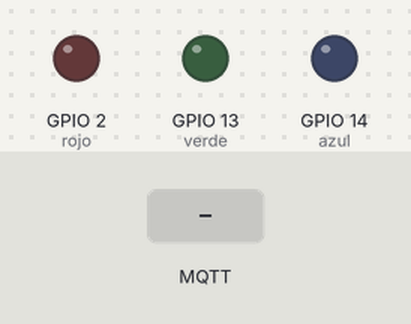
A program run on a simulated ESP32. On the bench: output pins drawn as LEDs (lit = HIGH). The inputs (shaded band) are chosen by the test bench. WiFi joins after 1.5 s; servers stay silent unless stated; no MQTT or app messages arrive unless stated; what the program prints to the serial monitor is not drawn.

Above: at 2.7 s.
2.8 s: MQTT message "1" arrives on the first subscribed topic
At 3.3 s:
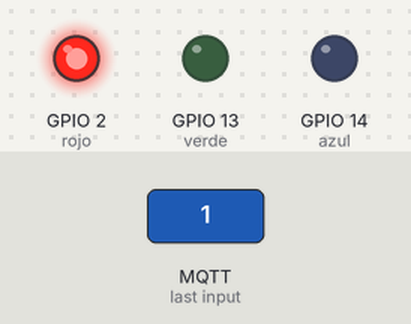
4.3 s: MQTT message "2" arrives on the first subscribed topic
At 5.5 s:
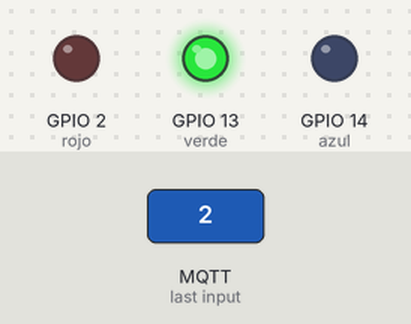
5.8 s: MQTT message "2" arrives on the first subscribed topic
At 6.8 s:
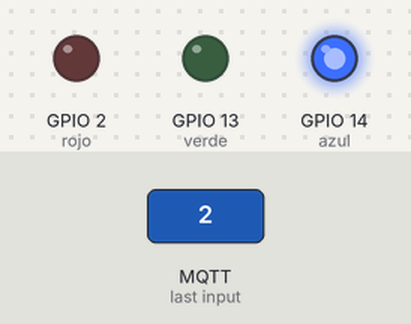
Timing chart, 0 to 8.8 s (numbered marks = the images above; inputs shaded):
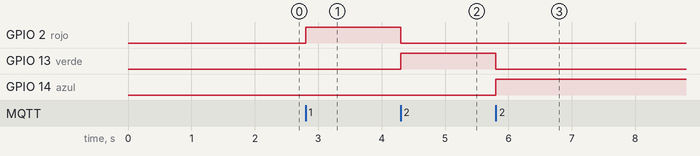

Measured:
- after the input at 2.8 s, GPIO 2 (rojo): LOW → HIGH at once
- after the input at 4.3 s, GPIO 2 (rojo): HIGH → LOW at once; GPIO 13 (verde): LOW → HIGH at once
- after the input at 5.8 s, GPIO 13 (verde): HIGH → LOW at once; GPIO 14 (azul): LOW → HIGH at once

The program:

main.cpp
```cpp
#include <Arduino.h>
#include <math.h>
#include <analogWrite.h>
#include <PubSubClient.h>
#include <WiFi.h>
int rojo = 2;
int verde = 13;
int azul = 14;

int canal=0;
int colores[3]={rojo,verde,azul};

//**************************************
//*********** MQTT CONFIG **************
//**************************************
const char *mqtt_server = "192.168.1.67";
const int mqtt_port = 1883;


//**************************************
//*********** WIFICONFIG ***************
//**************************************
const char* ssid = "ArcilaR";
const char* password =  "2NB112105561";
int state=0;


//**************************************
//*********** GLOBALES   ***************
//**************************************
WiFiClient espClient;
PubSubClient client(espClient);
char msg[25];
long count=0;


//************************
//** F U N C I O N E S ***
//************************
void callback(char* topic, byte* payload, unsigned int length);
void reconnect();
void setup_wifi();

void setup() {
  Serial.begin(115200);
  setup_wifi();
  pinMode(rojo,OUTPUT);
  pinMode(verde,OUTPUT);
  pinMode(azul,OUTPUT);

  client.setServer(mqtt_server, mqtt_port);
  client.setCallback(callback);
}

void loop() {

  if (!client.connected()) {
		reconnect();
	}

  if (client.connected()){
    // String str = "La cuenta es -> " + String(count);
    // str.toCharArray(msg,25);
    // client.publish("home/cosa",msg);
    // count++;
    // delay(300);
  }
  client.loop();

}


//*****************************
//***    CONEXION WIFI      ***
//*****************************
void setup_wifi(){
	delay(10);
	// Nos conectamos a nuestra red Wifi
	Serial.println();
	Serial.print("Conectando a ssid: ");
	Serial.println(ssid);

	WiFi.begin(ssid, password);

	while (WiFi.status() != WL_CONNECTED) {
		delay(500);
		Serial.print(".");
	}

	Serial.println("");
	Serial.println("Conectado a red WiFi!");
	Serial.println("Dirección IP: ");
	Serial.println(WiFi.localIP());
}


//*****************************
//***    CONEXION MQTT      ***
//*****************************

void reconnect() {
  // Loop until we're reconnected
  while (!client.connected()) {
    Serial.print("Attempting MQTT connection...");
    // Attempt to connect
    if (client.connect("oled")) {
      Serial.println("connected");
      client.subscribe("home/tv");
    } else {
      Serial.print("failed, rc=");
      Serial.print(client.state());
      Serial.println(" try again in 5 seconds");
      // Wait 5 seconds before retrying
      delay(5000);
    }
  }
}


//*****************************
//***       CALLBACK        ***
//*****************************

void callback(char* topic, byte* payload, unsigned int length){
	String incoming = "";

	// for (int i = 0; i < length; i++) {
	// 	incoming += (char)payload[i];
	// }
	// incoming.trim();
  if ((char)payload[0]=='1'){
    if(state==0){
      Serial.println("Prendiendo");
      digitalWrite(colores[canal],HIGH);
      state=1;
    }
    else{
    	Serial.println("Apagar");
      digitalWrite(colores[canal],LOW);
      state=0;
    }
  }
  else if ((char)payload[0]=='2' && state==1){
      Serial.println("SubiendoCanal");
      digitalWrite(colores[canal],LOW);
      canal=(canal+1)%3;
      digitalWrite(colores[canal],HIGH);
  }
  else if ((char)payload[0]=='3' && state==1){
      Serial.println("BajandoCanal");
      digitalWrite(colores[canal],LOW);
      canal=canal-1;
      if(canal<0) {canal=2;}
      digitalWrite(colores[canal],HIGH);
  }
  else{
      Serial.println("Acción desconocida");
  }


}
```
